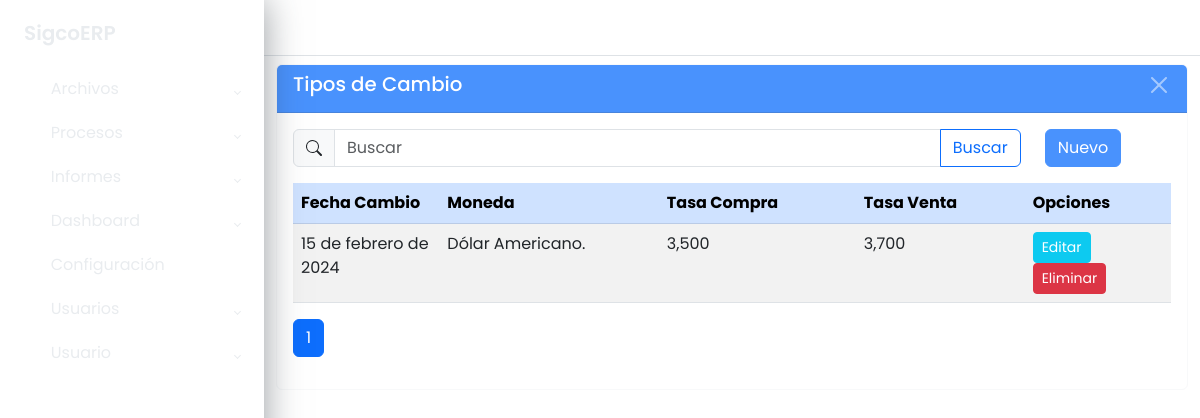
Screenshot of /maestros/tipo_cambio/listar/ (signed in) with the database file from the repository.
### apps/maestros/models/models_base.py (models this page shows, shortened)
class TipoCambio(ModeloBaseGenerico):
	id_tipo_cambio = models.AutoField(primary_key=True)
	id_moneda = models.ForeignKey(Moneda, on_delete=models.PROTECT,
								  null=True, blank=True)
	fecha_cambio = models.DateField(null=True, blank=True)
	tasa_compra = models.DecimalField(max_digits=14, decimal_places=3,
									  null=True, blank=True)
	tasa_venta = models.DecimalField(max_digits=14, decimal_places=3,
									 null=True, blank=True)
	class Meta:
		db_table = 'sgc_tipo_cambio'
		verbose_name = ('Tipo de Cambio')
		verbose_name_plural = ('Tipos de Cambio')
		ordering = ['fecha_cambio', 'id_moneda__nombre_moneda']

class Moneda(ModeloBaseGenerico):
	id_moneda = models.AutoField(primary_key=True)
	nombre_moneda = models.CharField("Nombre Moneda", max_length=20,
									 null=True, blank=True)
	simbolo_moneda = models.CharField("Símbolo Moneda", max_length=5,
									  null=True, blank=True)
	descripcion_moneda = models.CharField("Descripción", max_length=50,
										  null=True, blank=True)
	class Meta:
		db_table = 'sgc_moneda'
		verbose_name = ('Moneda')
		verbose_name_plural = ('Monedas')
		ordering = ['nombre_moneda']

### apps/maestros/views/tipo_cambio_views.py (the view)
class TipoCambioListView(GenericListView):
	model = modelo
	context_object_name = 'datos'
	template_name = f"maestros/{url_list}.html"
	cadena_filtro = "Q(id_moneda__nombre_moneda__icontains=text)"
	extra_context = {
		"titulo": model._meta.verbose_name_plural,
		"url_inicio": url_home,
		"url_create": url_create,
		"url_update": url_update,
		"url_delete": url_delete
	}

### apps/maestros/views/cruds_views_generics.py (called while the page is built)
    def get_queryset(self):
        queryset = super().get_queryset()
        text = self.request.GET.get('buscar', '')
        if text and self.cadena_filtro:
            queryset = queryset.filter(eval(self.cadena_filtro))
        return queryset

    def get_context_data(self, **kwargs):
        context = super().get_context_data(**kwargs)
        context["buscar"] = self.request.GET.get('buscar', '')
        return context

### apps/maestros/templates/maestros/tipo_cambio_list.html (shortened to what this page needs)
{% extends 'base.html' %}
{% block main %}
	<div class="wrapper">
		{% block sidebar %}
			{% include 'sidebar.html' %}
		{% endblock sidebar %}
		{% block maincomponent %}
			<div class="main">
				{% block buttonsidebartoggle %}
					{% include 'buttonsidebartoggle.html' %}
				{% endblock buttonsidebartoggle %}
				{% block principalcomponent %}
					<div class="container-fluid">
						<div class="card border-light mb-3 mt-2">
							<div class="card-header text-white bg-primary opacity-75 d-flex
									justify-content-between">
								<h3>{{ titulo }}</h3>
								<button type="button" class="btn-close btn-close-white"
									aria-label="Close"
									onclick="window.location.href='{% url url_inicio %}'">
								</button>
							</div>
							<div class="card-body">
								<div class="row">
									<div class="col col-10">
										<form method="get">
											<div class="input-group flex-nowrap">
												<span class="input-group-text">
												</span>
												<input type="text" class="form-control" name="buscar"
													value="{{ buscar }}" placeholder="Buscar"
													autocomplete="off">
												<button class="btn btn-outline-primary">
													Buscar
												</button>
											</div>
										</form>
									</div>
									<div class="col col-2">
										<a href="{% url url_create %}"
												class="btn btn-primary opacity-75">
											Nuevo
										</a>
									</div>
								</div>
								<div class="table-responsive mt-3">
									<table class="table table-striped">
										<thead class="table-primary">
											<tr>
												<th class="col-2">Fecha Cambio</th>
												<th class="col-3">Moneda</th>
												<th class="col-auto">Tasa Compra</th>
												<th class="col-auto">Tasa Venta</th>
												<th class="col-2">Opciones</th>
											</tr>
										</thead>
										<tbody>
											{% for dato in datos %}
												<tr>
													<td>{{ dato.fecha_cambio }}</td>
													<td>{{ dato.id_moneda.nombre_moneda }}</td>
													<td>{{ dato.tasa_compra }}</td>
													<td>{{ dato.tasa_venta }}</td>
													<td>
														<a href="{% url url_update dato.pk %}"
																class="btn btn-info text-white btn-sm">
															Editar
														</a>
														<a href="{% url url_delete dato.pk %}"
																class="btn btn-danger text-white btn-sm">
															Eliminar
														</a>
													</td>
												</tr>
											{% endfor %}
										</tbody>
									</table>
									{% block paginador %}
										{% include 'paginador.html' %}
									{% endblock %}
								</div>
							</div>
						</div>
					</div>
				{% endblock principalcomponent %}
			</div>
		{% endblock maincomponent %}
	</div>
{% endblock main %}

### static/css/style.css (style rules this page uses)
body { font-family: 'Poppins', sans-serif; margin: 0; background-image: url("../img/background-image.jpg"); background-repeat: no-repeat; background-position: center bottom; background-size: cover; }
h3 { font-size: 1.2375rem; color: #FFF; }
.wrapper { align-items: stretch; display: flex; width: 100%; }
.main { display: flex; flex-direction: column; min-height: 100vh; width: 100%; overflow: hidden; transition: all 0.35s ease-in-out; }

### rows the page displays
TipoCambio: fecha_cambio "15 de febrero de 2024", id_moneda.nombre_moneda "Dólar Americano.", tasa_compra "3,500", tasa_venta "3,700"

### other values shown
{{ titulo }} "Tipos de Cambio"
{{ i }} "1"
